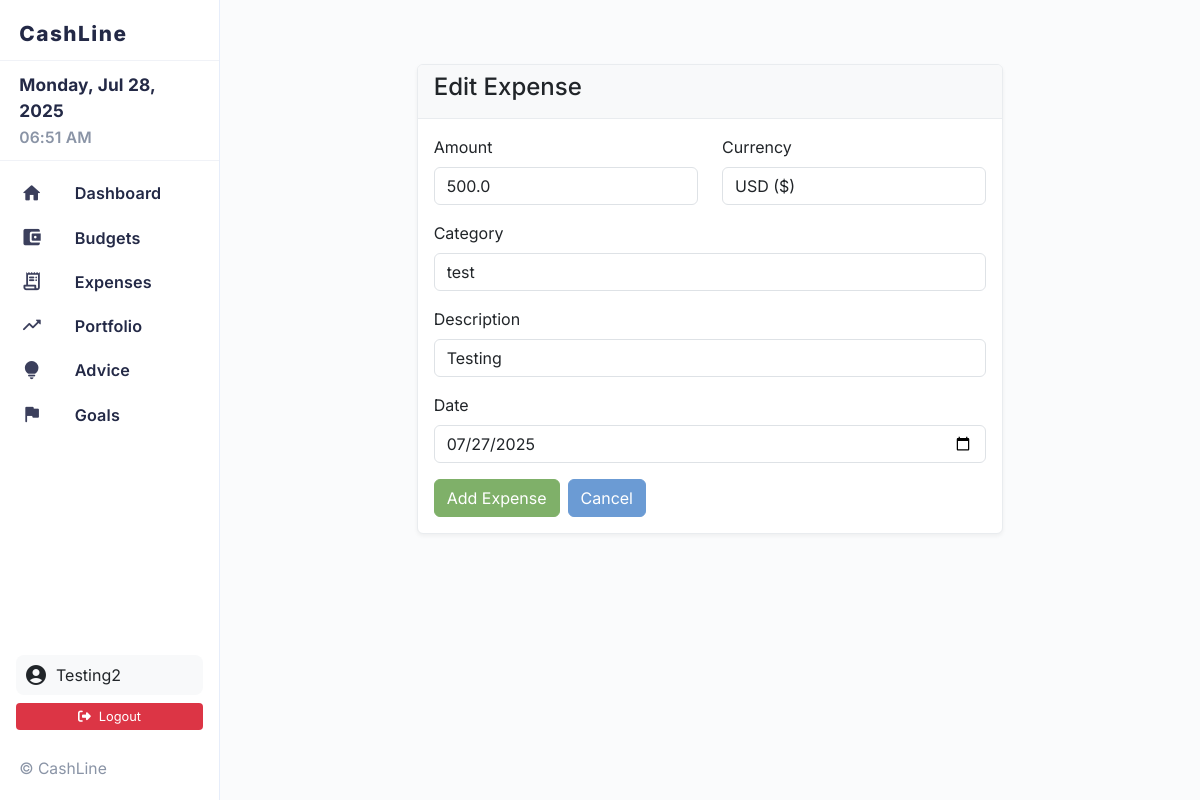
/edit_expense/1 (signed in), run on the app's committed database.
### models.py (models this page shows, shortened)
class User(UserMixin, db.Model):
    id = db.Column(db.Integer, primary_key=True)
    username = db.Column(db.String(80), unique=True, nullable=False)
    email = db.Column(db.String(120), unique=True, nullable=False)
    password_hash = db.Column(db.String(255), nullable=False)
    created_at = db.Column(db.DateTime, default=datetime.utcnow)
    budgets = db.relationship('Budget', backref='user', lazy=True, cascade='all, delete-orphan')
    expenses = db.relationship('Expense', backref='user', lazy=True, cascade='all, delete-orphan')
    investments = db.relationship('Investment', backref='user', lazy=True, cascade='all, delete-orphan')
    goals = db.relationship('Goal', backref='user', lazy=True, cascade='all, delete-orphan')
    profile = db.relationship('UserProfile', backref='user', uselist=False, cascade='all, delete-orphan')
    retirement_plans = db.relationship('RetirementPlan', backref='user', lazy=True, cascade='all, delete-orphan')

class Expense(db.Model):
    id = db.Column(db.Integer, primary_key=True)
    user_id = db.Column(db.Integer, db.ForeignKey('user.id'), nullable=False)
    amount = db.Column(db.Float, nullable=False)
    category = db.Column(db.String(100), nullable=False)
    description = db.Column(db.String(200), nullable=False)
    date = db.Column(db.Date, nullable=False)
    currency = db.Column(db.String(3), default='USD')
    converted_amount_usd = db.Column(db.Float, nullable=False)
    created_at = db.Column(db.DateTime, default=datetime.utcnow)

### app.py (the view)
    @app.route('/edit_expense/<int:expense_id>', methods=['GET', 'POST'])
    @login_required
    def edit_expense(expense_id):
        expense = Expense.query.get_or_404(expense_id)
        if expense.user_id != current_user.id:
            flash('Access denied.', 'error')
            return redirect(url_for('expenses'))
        form = ExpenseForm()
        budgets = Budget.query.filter_by(user_id=current_user.id).all()
        categories = [budget.category for budget in budgets]
        form.category.choices = [(cat, cat) for cat in categories]
        if form.validate_on_submit():
            amount_usd = form.amount.data
            if form.currency.data != 'USD':
                rate = fetch_exchange_rate(form.currency.data, 'USD')
                amount_usd = form.amount.data * rate
            expense.amount = form.amount.data
            expense.category = form.category.data
            expense.description = form.description.data
            expense.date = form.date.data
            expense.currency = form.currency.data
            expense.converted_amount_usd = amount_usd
            db.session.commit()
            flash('Expense updated successfully!', 'success')
            return redirect(url_for('expenses'))
        elif request.method == 'GET':
            form.amount.data = expense.amount
            form.category.data = expense.category
            form.description.data = expense.description
            form.date.data = expense.date
            form.currency.data = expense.currency
        return render_template('edit_expense.html', form=form, expense=expense)

### forms.py
class ExpenseForm(FlaskForm):
    amount = FloatField('Amount', validators=[DataRequired()])
    category = SelectField('Category', validators=[DataRequired()])
    description = StringField('Description', validators=[DataRequired()])
    date = DateField('Date', validators=[DataRequired()])
    currency = SelectField('Currency', choices=[
        ('USD', 'USD ($)'), ('EUR', 'EUR (€)'), ('GBP', 'GBP (£)'),
        ('INR', 'INR (₹)'), ('CAD', 'CAD (C$)'), ('AUD', 'AUD (A$)')
    ], validators=[DataRequired()])
    submit = SubmitField('Add Expense')

### app.py (called while the page is built)
def create_app(config_name='default'):
    app = Flask(__name__)
    app.config.from_object(config[config_name])
    db.init_app(app)
    login_manager = LoginManager()
    login_manager.init_app(app)
    login_manager.login_view = 'login'
    login_manager.login_message = 'Please log in to access this page.'
    @login_manager.user_loader
    def load_user(user_id):
        return db.session.get(User, int(user_id))
    register_routes(app)
    return app

### templates/edit_expense.html (shortened to what this page needs)
{% extends "base.html" %}
{% block content %}
<div class="container mt-4">
    <div class="row">
        <div class="col-md-8 offset-md-2">
            <div class="card">
                <div class="card-header">
                    <h4>Edit Expense</h4>
                </div>
                <div class="card-body">
                    <form method="POST">
                        <div class="row">
                            <div class="col-md-6">
                                <div class="mb-3">
                                    {{ form.amount.label(class="form-label") }}
                                    {{ form.amount(class="form-control") }}
                                </div>
                            </div>
                            <div class="col-md-6">
                                <div class="mb-3">
                                    {{ form.currency.label(class="form-label") }}
                                    {{ form.currency(class="form-control") }}
                                </div>
                            </div>
                        </div>
                        <div class="mb-3">
                            {{ form.category.label(class="form-label") }}
                            {{ form.category(class="form-control") }}
                        </div>
                        <div class="mb-3">
                            {{ form.description.label(class="form-label") }}
                            {{ form.description(class="form-control") }}
                        </div>
                        <div class="mb-3">
                            {{ form.date.label(class="form-label") }}
                            {{ form.date(class="form-control", type="date") }}
                        </div>
                        <div class="d-flex gap-2">
                            {{ form.submit(class="btn btn-primary") }}
                            <a href="{{ url_for('expenses') }}" class="btn btn-secondary">Cancel</a>
                        </div>
                    </form>
                </div>
            </div>
        </div>
    </div>
</div>
{% endblock %}

### templates/base.html (shortened to what this page needs)
<!DOCTYPE html>
<html lang="en">
<head>
    <link rel="stylesheet" href="https://cdn.jsdelivr.net/npm/bootstrap@5.3.2/dist/css/bootstrap.min.css">
    <link rel="stylesheet" href="https://cdnjs.cloudflare.com/ajax/libs/font-awesome/6.4.2/css/all.min.css">
    <link rel="stylesheet" href="/static/style.css">
</head>
<body style="padding-top:0; margin-top:0;">
<div class="layout-root" style="margin-top:0;">
    <div id="sidebar-wrapper">
        <div class="sidebar-logo">
            <span>CashLine</span>
        </div>
        <div class="sidebar-top">
            <div class="sidebar-date" id="sidebar-date"></div>
            <div class="sidebar-time" id="sidebar-time"></div>
        </div>
        <div class="sidebar-list">
            <a href="{{ url_for('dashboard') }}" class="sidebar-item {% if request.path == url_for('dashboard') %}active{% endif %}">
                <i class="material-icons-round">home</i> <span>Dashboard</span>
            </a>
            <a href="{{ url_for('budget') }}" class="sidebar-item {% if request.path.startswith('/budget') %}active{% endif %}">
                <i class="material-icons-round">account_balance_wallet</i> <span>Budgets</span>
            </a>
            <a href="{{ url_for('expenses') }}" class="sidebar-item {% if request.path.startswith('/expenses') %}active{% endif %}">
                <i class="material-icons-round">receipt_long</i> <span>Expenses</span>
            </a>
            <a href="{{ url_for('portfolio_overview') }}" class="sidebar-item {% if request.path.startswith('/portfolio') %}active{% endif %}">
                <i class="material-icons-round">trending_up</i> <span>Portfolio</span>
            </a>
            <a href="{{ url_for('advice') }}" class="sidebar-item {% if request.path.startswith('/advice') %}active{% endif %}">
                <i class="material-icons-round">lightbulb</i> <span>Advice</span>
            </a>
            <a href="{{ url_for('goals') }}" class="sidebar-item {% if request.path.startswith('/goals') %}active{% endif %}">
                <i class="material-icons-round">flag</i> <span>Goals</span>
            </a>
        </div>
        {% if current_user.is_authenticated %}
        <div class="px-3 my-2">
            <div class="user-info">
                <i class="material-icons-round">account_circle</i>
                <span>{{ current_user.username }}</span>
            </div>
            <a href="{{ url_for('logout') }}" class="logout-btn w-100 d-block text-center">
                <i class="fa-solid fa-sign-out-alt me-2"></i>Logout
            </a>
        </div>
        {% endif %}
        <div class="sidebar-bottom">
            <span>&copy; {{ current_year }} CashLine</span>
        </div>
    </div>
    <main class="main-content">
        {% block content %}{% endblock %}
    </main>
</div>
</body>
</html>

### static/style.css (style rules this page uses)
body { font-family: Arial, sans-serif; margin: 2em; background: #f9f9f9; }
:root { --pastel-primary: #7fb069; --pastel-secondary: #6b9bd4; --pastel-success: #5cb85c; --pastel-warning: #f0ad4e; --pastel-danger: #d9534f; --pastel-info: #5bc0de; --pastel-light: #f8f9fa; --pastel-dark: #6c757d; --pastel-purple: #9b59b6; --pastel-orange: #ff8c42; --pastel-pink: #e91e63; --pastel-teal: #20c997; }
.btn-primary { background-color: var(--pastel-primary) !important; border-color: var(--pastel-primary) !important; color: white !important; }
.btn-secondary { background-color: var(--pastel-secondary) !important; border-color: var(--pastel-secondary) !important; color: white !important; }
.card { border-color: #e9ecef; box-shadow: 0 2px 4px rgba(0,0,0,0.05); }
.card-header { background-color: var(--pastel-light); border-bottom-color: #e9ecef; }
.btn { display: inline-flex; align-items: center; gap: 0.25rem; }
i + span, .material-icons-round + span, .material-icons + span, span + i, span + .material-icons-round, span + .material-icons { vertical-align: middle; }
.sidebar-item { display: flex; align-items: center; gap: 0.85rem; }
.sidebar-item i.material-icons-round, .sidebar-item i.material-icons-outlined { display: inline-flex; align-items: center; margin-right: 0; }
.sidebar-item span { display: inline-flex; align-items: center; }
.user-info { display: flex; align-items: center; gap: 0.5rem; }
.user-info i { display: inline-flex; align-items: center; }
.material-icons-round, .material-icons-outlined, .material-icons { display: inline-flex; align-items: center; vertical-align: middle; }

### templates/base.html (style rules this page uses)
html, body { height: 100vh; margin: 0; padding: 0; background: #fafbfc; font-family: 'Inter', sans-serif; }
.layout-root { display: flex; height: 100vh; width: 100vw; overflow: hidden; }
#sidebar-wrapper { width: 220px; min-width: 220px; background: #fff; border-right: 1.5px solid #e6edfa; display: flex; flex-direction: column; box-shadow: 0 2px 16px rgba(44,44,84,0.04); }
.sidebar-logo { display: flex; align-items: center; justify-content: flex-start; padding: 1.1rem 1.2rem 0.7rem 1.2rem; font-size: 1.3em; font-weight: 800; color: #232946; letter-spacing: 1.5px; border-bottom: 1px solid #f0f2f7; }
.sidebar-top { padding: 0.7rem 1.2rem 0.7rem 1.2rem; border-bottom: 1px solid #f0f2f7; text-align: left; }
.sidebar-date { font-size: 1.08em; font-weight: 700; color: #232946; margin-bottom: 0.1em; letter-spacing: 0.01em; }
.sidebar-time { font-size: 0.98em; color: #8a94a6; font-weight: 600; letter-spacing: 0.01em; }
.sidebar-list { flex: 1 1 auto; display: flex; flex-direction: column; padding: 0 0.2rem; margin-top: 0.7rem; }
.sidebar-item { display: flex; align-items: center; padding: 0.55rem 1.1rem; margin-bottom: 0.15rem; border-radius: 1.5rem; font-size: 1.01rem; color: #232946; text-decoration: none; transition: background 0.16s, color 0.16s; font-weight: 600; letter-spacing: 0.01em; }
.sidebar-item i.material-icons-round, .sidebar-item i.material-icons-outlined { font-size: 1.35em; margin-right: 0.85em; color: #3b3f5c; transition: color 0.16s; }
.sidebar-bottom { margin: 1.2rem 1.2rem 1.2rem 1.2rem; font-size: 0.98em; color: #8a94a6; display: flex; flex-direction: column; gap: 0.5rem; }
.user-info { display: flex; align-items: center; gap: 0.5rem; padding: 0.5rem; background: #f8f9fa; border-radius: 0.5rem; margin-bottom: 0.5rem; }
.logout-btn { background: #dc3545; color: white; border: none; padding: 0.25rem 0.5rem; border-radius: 0.25rem; font-size: 0.8rem; text-decoration: none; }
.main-content { flex: 1 1 0%; min-width: 0; height: 100vh; padding: 2.5rem 2rem; overflow-y: auto; background: #fafbfc; }

### data on the page
User: username "Testing2"
Expense: amount "500.0", currency "USD ($)", category "test", description "Testing", date "07/27/2025"
